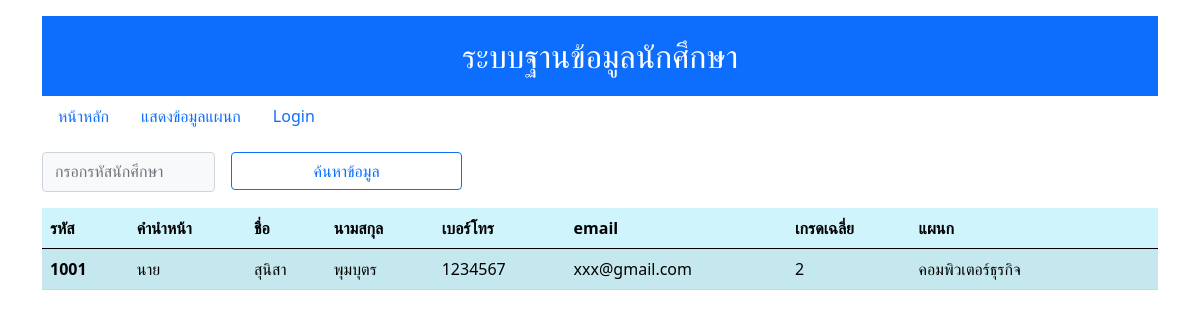
Before: / with the older database file.
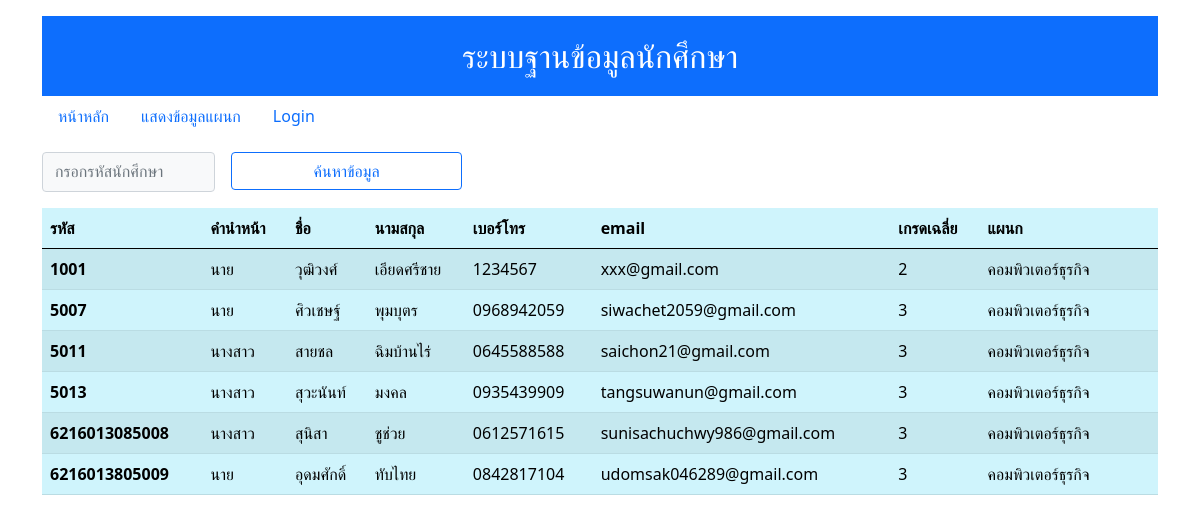
After: the same page with the newer database file.
### tables this page shows
CREATE TABLE `student` (
  `id_stu` varchar(13) NOT NULL,
  `pre_stu` varchar(10) NOT NULL,
  `fname_stu` varchar(50) NOT NULL,
  `lname_stu` varchar(50) NOT NULL,
  `tel_stu` varchar(10) NOT NULL,
  `email_stu` varchar(30) NOT NULL,
  `gpa_stu` float NOT NULL,
  `id_dep` varchar(4) NOT NULL
);

CREATE TABLE `dep` (
  `id_dep` varchar(4) NOT NULL,
  `name_dep` varchar(50) NOT NULL
);

### index.php (called while the page is built)
<?php
    include_once('showstudent.php');
?>

### showstudent.php (the view, shortened to what this page needs)
<!DOCTYPE html>
<html lang="en">
<head>
    <link href="https://cdn.jsdelivr.net/npm/bootstrap@5.0.2/dist/css/bootstrap.min.css" rel="stylesheet">
    <link href="https://cdn.jsdelivr.net/npm/bootstrap@5.0.2/dist/css/bootstrap.min.css" rel="stylesheet">
</head>
<body>
    <div class="container">
        <?php
        include_once('header.php');
        include_once('dbconnect.php');
        ?>
        <div class="row">
            <form action="showstudent.php" method="GET" class="pt-3">
                <div class="row gx-3">
                    <div class="col-sm-2">
                        <input type="text" value="" class="form-control bg bg-light pb-2  " name="id_stu" placeholder="กรอกรหัสนักศึกษา" />
                    </div>
                    <div class="col">
                        <input type="submit" class="btn  btn-outline-primary col-sm-3 " value="ค้นหาข้อมูล" name="find" />
                    </div>
                </div>
            </form>
        </div>
        <?php
        if (isset($_GET['find']) &&  $_GET['id_stu'] != '') {
            $id_stu = $_GET['id_stu'];
            $sql = "SELECT  s.id_stu, s.pre_stu, s.fname_stu, s.lname_stu, s.tel_stu, s.email_stu, s.gpa_stu, d.name_dep
            FROM    student s, dep d
            WHERE   s.id_dep = d.id_dep
            AND     s.id_stu = $id_stu";
        } else {
            $sql = "SELECT  s.id_stu, s.pre_stu, s.fname_stu, s.lname_stu, s.tel_stu, s.email_stu, s.gpa_stu, d.name_dep
            FROM    student s, dep d
            WHERE   s.id_dep = d.id_dep";
        }
        $stmt = $conn->prepare($sql);
        $stmt->execute();
        $stmt->store_result();
        $stmt->bind_result($id, $pre, $fname, $lname,  $tel, $email, $gpa, $name_dep);
        if ($stmt->num_rows() > 0) {
        ?>
            <table class="table table-info table-striped table-hover table-responsive mt-3 ">
                <thead>
                    <tr>
                        <th scope="col">รหัส</th>
                        <th scope="col">คำนำหน้า</th>
                        <th scope="col">ชื่อ</th>
                        <th scope="col">นามสกุล</th>
                        <th scope="col">เบอร์โทร</th>
                        <th scope="col">email</th>
                        <th scope="col">เกรดเฉลี่ย</th>
                        <th scope="col">แผนก</th>
                        <?php
                        if($_SESSION['u'] != null){ ?>
                        <th scope="colspan='2'">Action</th>
                        <th scope="col"></th>
                        <?php }else { ?>
                            <th scope="colspan='2'"></th>
                            <th scope="col"></th>
                        <?php } ?>
                    </tr>
                </thead>
                <tbody>
                    <?php
                    while ($stmt->fetch()) {
                        echo "<tr>";
                        echo "<th>" . $id . "</th>";
                        echo "<td>" . $pre . "</td>";
                        echo "<td>" . $fname . "</td>";
                        echo "<td>" . $lname . "</td>";
                        echo "<td>" . $tel . "</td>";
                        echo "<td>" . $email . "</td>";
                        echo "<td>" . $gpa . "</td>";
                        echo "<td>" . $name_dep . "</td>";
                        if($_SESSION['u'] != null){
                            echo "<td><a href='deletestu.php?id_stu=" . $id . "'><input type='submit' class='btn btn-danger' value='DELETE'/></a></td>";
                            echo "<td><a href='editstudent.php?id_stu=" . $id . "'><input type='submit' class='btn btn-warning' value='UPDATE'/></a></td>";
                        }else {
                            echo "<td></td>";
                            echo "<td></td>";
                        }
                        echo "</tr>";
                    }
                    ?>
                </tbody>
            </table>
        <?php } else { ?>
            <div class="alert alert-warning mt-5 pt-3" role="alert">
                ไม่พบข้อมูล
            </div>
        <?php  } ?>
    </div>
</body>
</html>

### header.php (shortened to what this page needs)
<div class="mt-3 p-3 bg-primary text-center text-white fs-2">
    ระบบฐานข้อมูลนักศึกษา
</div>
<nav class="nav">
    <a class="nav-link " aria-current="page" href="index.php">หน้าหลัก</a>
    <a class="nav-link" href="showdep.php">แสดงข้อมูลแผนก</a>
    <?php if ($_SESSION['u'] == null || $_SESSION['p'] == null) { ?>
        <span class="nav-link" data-bs-toggle="modal" data-bs-target="#loginModal">Login</span>
    <?php }  ?>
</nav>

Changed rows visible on the page:
changed student "xxx@gmail.com": fname_stu "สุนิสา" → "วุฒิวงศ์"; lname_stu "พุมบุตร" → "เอียดศรีชาย"
added student: id_stu "5007", pre_stu "นาย", fname_stu "ศิวเชษฐ์", lname_stu "พุมบุตร", tel_stu "0968942059", email_stu "siwachet2059@gmail.com", gpa_stu "3", id_dep.name_dep "คอมพิวเตอร์ธุรกิจ"
added student: id_stu "5011", pre_stu "นางสาว", fname_stu "สายชล", lname_stu "ฉิมบ้านไร่", tel_stu "0645588588", email_stu "saichon21@gmail.com", gpa_stu "3", id_dep.name_dep "คอมพิวเตอร์ธุรกิจ"
added student: id_stu "5013", pre_stu "นางสาว", fname_stu "สุวะนันท์", lname_stu "มงคล", tel_stu "0935439909", email_stu "tangsuwanun@gmail.com", gpa_stu "3", id_dep.name_dep "คอมพิวเตอร์ธุรกิจ"
added student: id_stu "6216013085008", pre_stu "นางสาว", fname_stu "สุนิสา", lname_stu "ชูช่วย", tel_stu "0612571615", email_stu "sunisachuchwy986@gmail.com", gpa_stu "3", id_dep.name_dep "คอมพิวเตอร์ธุรกิจ"
added student: id_stu "6216013805009", pre_stu "นาย", fname_stu "อุดมศักดิ์", lname_stu "ทับไทย", tel_stu "0842817104", email_stu "udomsak046289@gmail.com", gpa_stu "3", id_dep.name_dep "คอมพิวเตอร์ธุรกิจ"
